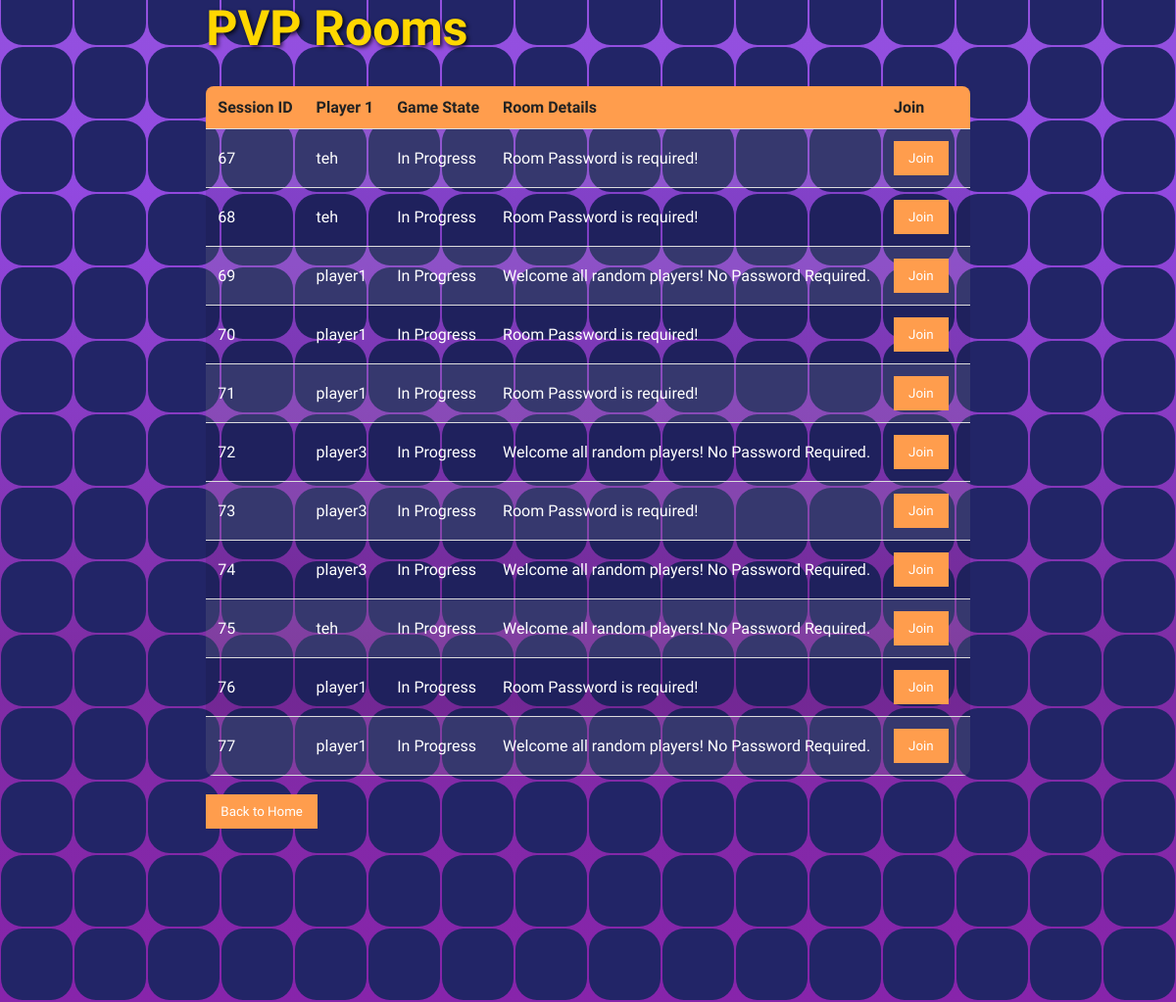
/pvpRoom.php, run on the app's committed database.
### tables this page shows
CREATE TABLE IF NOT EXISTS `game_sessions` (
  `session_id` int NOT NULL AUTO_INCREMENT,
  `player1_id` int NOT NULL,
  `player2_id` int DEFAULT NULL,
  `game_state` enum('in_progress','completed','','') NOT NULL,
  `roompassword` int NOT NULL,
  `player1_timetaken` time DEFAULT NULL,
  `player2_timetaken` time DEFAULT NULL,
  `player1_correct_answers` int DEFAULT NULL,
  `player2_correct_answers` int DEFAULT NULL,
  `player1_pvpEXP` int DEFAULT NULL,
  `player2_pvpEXP` int DEFAULT NULL,
  PRIMARY KEY (`session_id`),
  KEY `game_sessions_ibfk_1` (`player1_id`),
  KEY `game_sessions_ibfk_2` (`player2_id`)
);

CREATE TABLE IF NOT EXISTS `user` (
  `user_id` int NOT NULL AUTO_INCREMENT,
  `user_name` varchar(255) NOT NULL,
  `user_password` char(50) NOT NULL,
  `user_email` varchar(255) NOT NULL,
  `user_role` varchar(50) NOT NULL,
  `user_gender` varchar(255) NOT NULL,
  `OTP` char(6) NOT NULL,
  PRIMARY KEY (`user_id`)
);

### pvpRoom.php (the view, shortened to what this page needs)
<?php
$servername = "localhost";
$username = "root";
$password = "";
$dbname = "gimkit";
$conn = new mysqli($servername, $username, $password, $dbname);
$sql = "SELECT gs.session_id, u.user_name, gs.game_state, gs.roompassword
        FROM game_sessions gs
        INNER JOIN user u ON gs.player1_id = u.user_id
        WHERE gs.game_state = 'in_progress'";
$result = $conn->query($sql);
?>
<!DOCTYPE html>
<html>
<head>
</head>
<body>
    <div class="container">
        <h2>PVP Rooms</h2>
        <?php
        if ($result->num_rows > 0) {
            echo "<table>";
            echo "<tr><th>Session ID</th><th>Player 1</th><th>Game State</th><th>Room Details</th><th>Join</th></tr>";
            while ($row = $result->fetch_assoc()) {
                echo "<tr>";
                echo "<td>" . $row["session_id"] . "</td>";
                echo "<td>" . $row["user_name"] . "</td>";
                echo "<td>In Progress</td>";
                if ($row['roompassword'] == 0) {
                    echo "<td>Welcome all random players! No Password Required.</td>";
                } else {
                    echo "<td>Room Password is required!</td>";
                }
                echo "<td><button onclick=\"window.location.href='joingamesession.php?session_id=" . $row["session_id"] . "'\">Join</button></td>";
                echo "</tr>";
            }
            echo "</table>";
        } else {
            echo "<p>No ongoing game sessions.</p>";
        }
        ?>
        <br>
        <div class="button-container">
            <button onclick="window.location.href='home.php'">Back to Home</button>
        </div>
    </div>
    <section>
        <?php for ($i = 0; $i < 100; $i++) {
            echo "<span></span>";
            echo "<span></span>";
            echo "<span></span>";
            echo "<span></span>";
            echo "<span></span>";
            echo "<span></span>";
            echo "<span></span>";
            echo "<span></span>";
            echo "<span></span>";
            echo "<span></span>";
        } ?>
    </section>
</body>
</html>

### pvpRoom.php (style rules this page uses)
* { margin: 0; padding: 0; box-sizing: border-box; font-family: 'Bagel Fat One', sans-serif; cursor: url('../images/icons8-cursor-100.png'), auto; }
body { display: flex; justify-content: center; align-items: center; min-height: 100vh; background: #010326; color: #fff; }
h2 { font-size: 50px; margin-bottom: 30px; color: gold; text-shadow: 2px 2px 4px rgba(0, 0, 0, 0.8); text-align: left; }
table { border-collapse: collapse; width: 100%; background: rgba(2, 2, 2, 0.1); border-radius: 8px; overflow: hidden; }
th, td { text-align: left; padding: 12px; border-bottom: 1px solid #ddd; }
tr:nth-child(even) { background-color: rgba(255, 255, 255, 0.1); }
th { background-color: #ff9d4d; color: #222; }
button { background-color: #ff9d4d; color: white; padding: 10px 15px; border: none; cursor: pointer; transition: opacity 0.3s ease; margin-right: 10px; }
.container { position: relative; z-index: 10; }
section { position: absolute; width: 100vw; height: 150vh; display: flex; justify-content: center; align-items: center; gap: 2px; flex-wrap: wrap; overflow: hidden; z-index: 1; }
section::before { content: ''; position: absolute; width: 100%; height: 200%; background: linear-gradient(#010326, #965edb, #9249e1, rgb(127, 45, 165), rgb(138, 33, 173), #010326); animation: animate 10s linear infinite; }
section span { position: relative; display: block; width: calc(6.25vw - 2px); height: calc(6.25vw - 2px); border-radius: 30%; background: #222567; z-index: 2; transition: 1.3s; }

### data on the page
game_sessions: session_id "67", player1.user_name "teh", roompassword "Room Password is required!"
game_sessions: session_id "68", player1.user_name "teh", roompassword "Room Password is required!"
game_sessions: session_id "69", player1.user_name "player1", shows "Welcome all random players! No Password Required."
game_sessions: session_id "70", player1.user_name "player1", roompassword "Room Password is required!"
game_sessions: session_id "71", player1.user_name "player1", roompassword "Room Password is required!"
game_sessions: session_id "72", player1.user_name "player3", shows "Welcome all random players! No Password Required."
game_sessions: session_id "73", player1.user_name "player3", roompassword "Room Password is required!"
game_sessions: session_id "74", player1.user_name "player3", shows "Welcome all random players! No Password Required."
game_sessions: session_id "75", player1.user_name "teh", shows "Welcome all random players! No Password Required."
game_sessions: session_id "76", player1.user_name "player1", roompassword "Room Password is required!"
game_sessions: session_id "77", player1.user_name "player1", shows "Welcome all random players! No Password Required."
